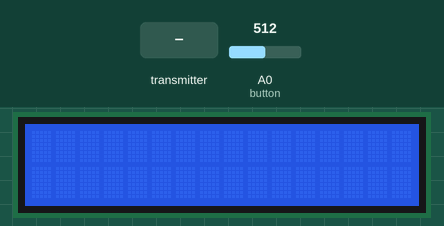
This sketch was run on a simulated Arduino Uno, built with avr-gcc and run on an emulated ATmega328P. Parts: 16×2 character LCD. Inputs (shaded band) come from the test bench; at power-on: A0 (button) = 512. No radio packets arrive unless stated.

Above: at 1.2 s.
1.3 s: the transmitter starts sending data.0 = 0
At 2.4 s:
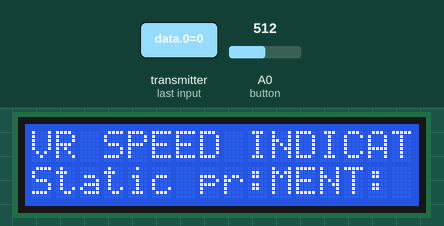
2.8 s: A0 (button) set to 335
4.3 s: A0 (button) set to 307
At 5.5 s:
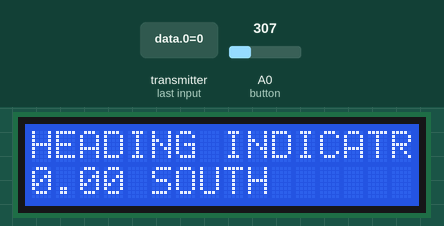
5.8 s: the transmitter starts sending data.5 = 25
At 7.1 s:
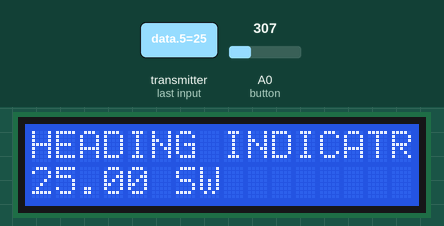
8.8 s: the transmitter starts sending data.5 = 0
At 9.3 s:
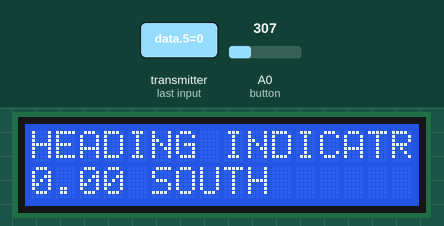
Timing chart, 0 to 11.8 s (numbered marks = the images above; inputs shaded):
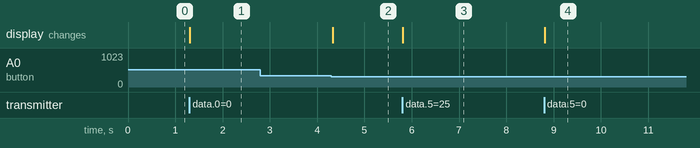

Measured:
- the behaviour switches between 321 and 320 on A0 (button) (found by bisection; images 1 and 2)
- after the input at 1.3 s, the display: changes at once (image 1)
- after the input at 2.8 s, every drawn part: stays the same
- after the input at 4.3 s, the display: changes at once (image 2)
- after the input at 5.8 s, the display: changes at once (image 3)
- after the input at 8.8 s, the display: changes at once (image 4)

The sketch:

RECEIVER.ino
```cpp
/*
* Arduino Wireless Communication Tutorial
*       Example 1 - Receiver Code
*
* by Dejan Nedelkovski, www.HowToMechatronics.com
*
* Library: TMRh20/RF24, https://github.com/tmrh20/RF24/
*/
#include <LCD.h>
#include <LiquidCrystal_SR.h>
#include <LiquidCrystal.h>
LiquidCrystal_SR lcd(6, 4, 5);

#include <SPI.h>
#include <nRF24L01.h>
#include <RF24.h>
RF24 radio(7, 8); // CE, CSN
const byte address[6] = "00001";

    float data[7];
    float pr;
    float te;
    float al;
    float x;
    float y;
    float z;
    float pr1;

    int button =A0;
    int value = 0;
    int s=0;


void setup() {
  Serial.begin(9600);
  lcd.begin(16, 2); // set up the LCD's number of columns and rows:
  lcd.clear();


  radio.begin();
  radio.openReadingPipe(0, address);
  radio.setPALevel(RF24_PA_MAX);
  radio.startListening();
}
void loop() {


    while (!radio.available());
    radio.read(data, sizeof(data));
    pr=data[0];
    te=data[1];
    al=data[2];
    x=data[3];
    y=data[4];
    z=data[5];
    pr1=data[6];


    value=analogRead(button);
    {

if (value>=470 &&value<=485){
    s=1;
  }
  else if (value>=120&&value<=130){
    s=2;
  }
  else if (value>=920 &&value<=940){
    s=3;
  }
  else if (value>=165 &&value<=180){
    s=4;
  }
  else if (value>= 300&&value<=320){
    s=5;
  }
  else if (value>=500 &&value<=520){
    s=6;
  }
    }


    lcd.setCursor(0, 0); // put cursor at colon 0 and row 0
  lcd.print("WELCOME TO BASIC"); // print a text
  lcd.setCursor(0, 1); // put cursor at colon 0 and row 1
  lcd.print("SIX INSTRUMENT:"); // print a text


  if(s==1)
  {
    lcd.setCursor(0, 0); // put cursor at colon 0 and row 0
  lcd.print("Total :");
  lcd.print(pr1);// print a text
  lcd.setCursor(0, 1); // put cursor at colon 0 and row 1
  lcd.print("Static:");
  lcd.print(pr);// print a text

  }
  if(s==2)
  {

    lcd.setCursor(0, 0); // put cursor at colon 0 and row 0
  lcd.print("PITCH:");
  lcd.print(x);
  lcd.print("degree");// print a text
  lcd.setCursor(0, 1); // put cursor at colon 0 and row 1
  lcd.print("ROLL:");
  lcd.print(y);
  lcd.print("degree");// print a text


  }
  if(s==3)
  {
    lcd.setCursor(0,0); // put cursor at colon 0 and row 0
  lcd.print("ALTIMETER:      "); // print a text
  lcd.setCursor(0,1); // put cursor at colon 0 and row 1
  lcd.print(al); // print a text
  lcd.print("m  ");
  lcd.print(al*3.28084);
  lcd.print("ft");
  }
  if(s==4)
  {
    lcd.setCursor(0, 0); // put cursor at colon 0 and row 0
  lcd.print("TURN INDICATOR:"); // print a text
  lcd.setCursor(0, 1);
  if(y>0){// put cursor at colon 0 and row 1
  lcd.print("RIGHT TURN "); // print a text
  lcd.print(y);
  lcd.print("  ");
  }
  else{
    lcd.print("LEFT TURN ");
    lcd.print(y);
    lcd.print("  ");
    }
  }
  if(s==5)
  {
    lcd.setCursor(0, 0); // put cursor at colon 0 and row 0
  lcd.print("HEADING INDICATR:"); // print a text
  lcd.setCursor(0, 1); // put cursor at colon 0 and row 1
  lcd.print(z); // print a text
  if(z>=70&&z<=110){
    lcd.print(" WEST     ");
    }
  if(z>20&&z<70){
    lcd.print(" SW       ");
    }
    if(z>110&&z<160){
    lcd.print(" NW      ");
    }
    if(z>=160&&z<=200){
    lcd.print(" NORTH      ");
    }
    if(z>200&&z<250){
    lcd.print(" NE      ");
    }
    if(z>=250&&z<=290){
    lcd.print(" EAST      ");
    }
    if(z>290&&z<340){
    lcd.print(" SE      ");
    }
    if((z>=340)||(z<=20)){
    lcd.print(" SOUTH      ");
    }


  }
  if(s==6)
  {
    lcd.setCursor(0, 0); // put cursor at colon 0 and row 0
  lcd.print("VR SPEED INDICATOR:"); // print a text
  lcd.setCursor(0, 1); // put cursor at colon 0 and row 1
  lcd.print("Static pr:"); // print a text

  }


}
```
